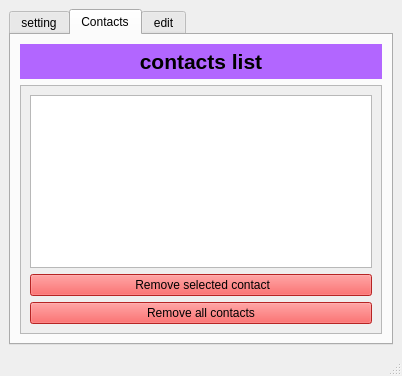
<?xml version="1.0" encoding="UTF-8"?>
<ui version="4.0">
 <class>ContactList</class>
 <widget class="QMainWindow" name="ContactList">
  <property name="geometry">
   <rect>
    <x>0</x>
    <y>0</y>
    <width>402</width>
    <height>376</height>
   </rect>
  </property>
  <property name="windowTitle">
   <string>ContactList</string>
  </property>
  <property name="styleSheet">
   <string notr="true"/>
  </property>
  <property name="tabShape">
   <enum>QTabWidget::Rounded</enum>
  </property>
  <widget class="QWidget" name="centralwidget">
   <layout class="QVBoxLayout" name="verticalLayout_2">
    <item>
     <widget class="QTabWidget" name="tabWidget">
      <property name="styleSheet">
       <string notr="true"/>
      </property>
      <property name="currentIndex">
       <number>1</number>
      </property>
      <widget class="QWidget" name="setting">
       <attribute name="title">
        <string>setting</string>
       </attribute>
       <widget class="QCheckBox" name="darkmode">
        <property name="enabled">
         <bool>true</bool>
        </property>
        <property name="geometry">
         <rect>
          <x>0</x>
          <y>0</y>
          <width>81</width>
          <height>71</height>
         </rect>
        </property>
        <property name="text">
         <string>Dark mode</string>
        </property>
        <property name="checked">
         <bool>true</bool>
        </property>
       </widget>
      </widget>
      <widget class="QWidget" name="Contacts">
       <attribute name="title">
        <string>Contacts</string>
       </attribute>
       <layout class="QVBoxLayout" name="verticalLayout">
        <item>
         <widget class="QLabel" name="label">
          <property name="font">
           <font>
            <pointsize>16</pointsize>
            <bold>true</bold>
           </font>
          </property>
          <property name="layoutDirection">
           <enum>Qt::LeftToRight</enum>
          </property>
          <property name="styleSheet">
           <string notr="true">padding:5px 0 px;
padding-bottom:5px;
background-color: rgb(178, 102,255);
color: rgb(0, 0, 0);
</string>
          </property>
          <property name="text">
           <string>contacts list</string>
          </property>
          <property name="textFormat">
           <enum>Qt::MarkdownText</enum>
          </property>
          <property name="alignment">
           <set>Qt::AlignCenter</set>
          </property>
         </widget>
        </item>
        <item>
         <widget class="QScrollArea" name="scrollArea">
          <property name="font">
           <font>
            <kerning>true</kerning>
           </font>
          </property>
          <property name="widgetResizable">
           <bool>true</bool>
          </property>
          <widget class="QWidget" name="scrollAreaWidgetContents">
           <property name="geometry">
            <rect>
             <x>0</x>
             <y>0</y>
             <width>358</width>
             <height>222</height>
            </rect>
           </property>
           <property name="maximumSize">
            <size>
             <width>16777215</width>
             <height>16777215</height>
            </size>
           </property>
           <layout class="QVBoxLayout" name="verticalLayout_4">
            <item>
             <layout class="QGridLayout" name="gridLayout">
              <item row="0" column="0">
               <widget class="QTableWidget" name="tableWidget">
                <property name="font">
                 <font>
                  <bold>false</bold>
                  <kerning>true</kerning>
                 </font>
                </property>
                <attribute name="verticalHeaderMinimumSectionSize">
                 <number>24</number>
                </attribute>
               </widget>
              </item>
             </layout>
            </item>
            <item>
             <widget class="QPushButton" name="remove_esp">
              <property name="styleSheet">
               <string notr="true">
background-color: rgb(255,51,51);
color: rgb(0, 0, 0);</string>
              </property>
              <property name="text">
               <string> Remove selected contact</string>
              </property>
             </widget>
            </item>
            <item>
             <widget class="QPushButton" name="remove_all">
              <property name="styleSheet">
               <string notr="true">
background-color: rgb(255,51,51);
color: rgb(0, 0, 0);</string>
              </property>
              <property name="text">
               <string> Remove all contacts </string>
              </property>
             </widget>
            </item>
           </layout>
          </widget>
         </widget>
        </item>
       </layout>
      </widget>
      <widget class="QWidget" name="edit">
       <attribute name="title">
        <string>edit</string>
       </attribute>
       <layout class="QVBoxLayout" name="verticalLayout_5">
        <item>
         <widget class="QLabel" name="label_2">
          <property name="font">
           <font>
            <pointsize>17</pointsize>
            <bold>true</bold>
           </font>
          </property>
          <property name="styleSheet">
           <string notr="true">
background-color: rgb(255, 128, 0);
color: rgb(0, 0, 0);</string>
          </property>
          <property name="text">
           <string>Add new contact</string>
          </property>
          <property name="alignment">
           <set>Qt::AlignCenter</set>
          </property>
         </widget>
        </item>
        <item>
         <widget class="QScrollArea" name="scrollArea_2">
          <property name="widgetResizable">
           <bool>true</bool>
          </property>
          <widget class="QWidget" name="scrollAreaWidgetContents_2">
           <property name="geometry">
            <rect>
             <x>0</x>
             <y>0</y>
             <width>358</width>
             <height>177</height>
            </rect>
           </property>
           <layout class="QVBoxLayout" name="verticalLayout_6">
            <item>
             <layout class="QFormLayout" name="formLayout_2">
              <item row="0" column="0">
               <widget class="QLabel" name="label_4">
                <property name="font">
                 <font>
                  <pointsize>11</pointsize>
                 </font>
                </property>
                <property name="text">
                 <string> Name : </string>
                </property>
               </widget>
              </item>
              <item row="0" column="1">
               <widget class="QLineEdit" name="name_input">
                <property name="statusTip">
                 <string/>
                </property>
                <property name="whatsThis">
                 <string/>
                </property>
                <property name="placeholderText">
                 <string>enter name of your contact</string>
                </property>
               </widget>
              </item>
              <item row="1" column="0">
               <widget class="QLabel" name="label_5">
                <property name="font">
                 <font>
                  <pointsize>11</pointsize>
                 </font>
                </property>
                <property name="text">
                 <string> Family : </string>
                </property>
               </widget>
              </item>
              <item row="1" column="1">
               <widget class="QLineEdit" name="family_input">
                <property name="placeholderText">
                 <string>enter familyname of your contact</string>
                </property>
               </widget>
              </item>
              <item row="3" column="0">
               <widget class="QLabel" name="label_6">
                <property name="font">
                 <font>
                  <pointsize>11</pointsize>
                 </font>
                </property>
                <property name="text">
                 <string> Mobile :</string>
                </property>
               </widget>
              </item>
              <item row="3" column="1">
               <widget class="QLineEdit" name="mobile_input">
                <property name="placeholderText">
                 <string>enter mobile's number of your contact</string>
                </property>
               </widget>
              </item>
              <item row="2" column="0">
               <widget class="QLabel" name="label_7">
                <property name="font">
                 <font>
                  <pointsize>11</pointsize>
                 </font>
                </property>
                <property name="text">
                 <string> Phone :</string>
                </property>
               </widget>
              </item>
              <item row="2" column="1">
               <widget class="QLineEdit" name="phone_input">
                <property name="placeholderText">
                 <string>enter phone's number of your contact</string>
                </property>
               </widget>
              </item>
              <item row="4" column="0">
               <widget class="QLabel" name="label_8">
                <property name="font">
                 <font>
                  <pointsize>11</pointsize>
                 </font>
                </property>
                <property name="text">
                 <string> Email :</string>
                </property>
               </widget>
              </item>
              <item row="4" column="1">
               <widget class="QLineEdit" name="email_input">
                <property name="placeholderText">
                 <string>enter email of your contact</string>
                </property>
               </widget>
              </item>
             </layout>
            </item>
           </layout>
          </widget>
         </widget>
        </item>
        <item>
         <widget class="QPushButton" name="save">
          <property name="maximumSize">
           <size>
            <width>16777215</width>
            <height>24</height>
           </size>
          </property>
          <property name="styleSheet">
           <string notr="true">background-color: rgb(0, 204, 102);
color: rgb(0, 0, 0);</string>
          </property>
          <property name="text">
           <string>Save</string>
          </property>
         </widget>
        </item>
        <item>
         <widget class="QLabel" name="label_3">
          <property name="text">
           <string/>
          </property>
          <property name="alignment">
           <set>Qt::AlignCenter</set>
          </property>
         </widget>
        </item>
       </layout>
      </widget>
     </widget>
    </item>
   </layout>
  </widget>
  <widget class="QMenuBar" name="menubar">
   <property name="geometry">
    <rect>
     <x>0</x>
     <y>0</y>
     <width>402</width>
     <height>22</height>
    </rect>
   </property>
  </widget>
  <widget class="QStatusBar" name="statusbar"/>
 </widget>
 <resources/>
 <connections/>
</ui>
